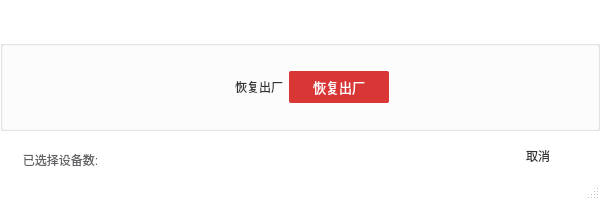
<?xml version="1.0" encoding="UTF-8"?>
<ui version="4.0">
 <class>tool_factory_reset</class>
 <widget class="QMainWindow" name="tool_factory_reset">
  <property name="geometry">
   <rect>
    <x>0</x>
    <y>0</y>
    <width>600</width>
    <height>200</height>
   </rect>
  </property>
  <property name="minimumSize">
   <size>
    <width>600</width>
    <height>200</height>
   </size>
  </property>
  <property name="maximumSize">
   <size>
    <width>600</width>
    <height>200</height>
   </size>
  </property>
  <property name="windowTitle">
   <string>恢复出厂设置</string>
  </property>
  <property name="styleSheet">
   <string notr="true">QMainWindow
{
	background-color : rgb(255, 255, 255);
}

QPushButton
{
	border : none;
}</string>
  </property>
  <widget class="QWidget" name="centralwidget">
   <widget class="QGroupBox" name="groupBox">
    <property name="geometry">
     <rect>
      <x>0</x>
      <y>40</y>
      <width>600</width>
      <height>91</height>
     </rect>
    </property>
    <property name="minimumSize">
     <size>
      <width>600</width>
      <height>0</height>
     </size>
    </property>
    <property name="maximumSize">
     <size>
      <width>600</width>
      <height>16777215</height>
     </size>
    </property>
    <property name="title">
     <string/>
    </property>
    <widget class="QWidget" name="layoutWidget">
     <property name="geometry">
      <rect>
       <x>220</x>
       <y>30</y>
       <width>169</width>
       <height>34</height>
      </rect>
     </property>
     <layout class="QHBoxLayout" name="horizontalLayout">
      <item>
       <widget class="QLabel" name="label">
        <property name="styleSheet">
         <string notr="true">color: rgb(50, 50, 51);</string>
        </property>
        <property name="text">
         <string>恢复出厂</string>
        </property>
        <property name="alignment">
         <set>Qt::AlignRight|Qt::AlignTrailing|Qt::AlignVCenter</set>
        </property>
       </widget>
      </item>
      <item>
       <widget class="QPushButton" name="pushButton">
        <property name="minimumSize">
         <size>
          <width>100</width>
          <height>32</height>
         </size>
        </property>
        <property name="maximumSize">
         <size>
          <width>100</width>
          <height>32</height>
         </size>
        </property>
        <property name="styleSheet">
         <string notr="true">/*按钮普通态*/
QPushButton
{
    
    font-size:10pt;
    /*字体颜色*/ 
	color: rgb(255, 255, 255);
 	/*背景颜色*/  
	background-color: rgb(217, 54, 54);
    /*边框圆角半径为8像素*/ 
    border-radius:2px;
	width:65px;
}
 
/*按钮停留态*/
QPushButton:hover
{
   /*背景颜色*/  
    background-color: rgb(85, 170, 255);
}
 
/*按钮按下态*/
QPushButton:pressed
{
    /*背景颜色*/  
 	background-color:rgb(170 , 255 , 255);
    /*左内边距为3像素，让按下时字向右移动3像素*/  
    padding-left:3px;
    /*上内边距为3像素，让按下时字向下移动3像素*/  
    padding-top:3px;
}</string>
        </property>
        <property name="text">
         <string>恢复出厂</string>
        </property>
        <property name="icon">
         <iconset resource="../../shuncom_qrc.qrc">
          <normaloff>:/png/shuncom_ico/png_ico/恢复出厂设置-白.png</normaloff>:/png/shuncom_ico/png_ico/恢复出厂设置-白.png</iconset>
        </property>
       </widget>
      </item>
     </layout>
    </widget>
   </widget>
   <widget class="QWidget" name="layoutWidget">
    <property name="geometry">
     <rect>
      <x>10</x>
      <y>150</y>
      <width>157</width>
      <height>19</height>
     </rect>
    </property>
    <layout class="QHBoxLayout" name="horizontalLayout_2">
     <item>
      <widget class="QLabel" name="label_2">
       <property name="styleSheet">
        <string notr="true">color: rgb(98, 98, 102);</string>
       </property>
       <property name="text">
        <string>已选择设备数:</string>
       </property>
       <property name="alignment">
        <set>Qt::AlignCenter</set>
       </property>
      </widget>
     </item>
     <item>
      <widget class="QLabel" name="label_3">
       <property name="minimumSize">
        <size>
         <width>50</width>
         <height>0</height>
        </size>
       </property>
       <property name="maximumSize">
        <size>
         <width>50</width>
         <height>16777215</height>
        </size>
       </property>
       <property name="text">
        <string/>
       </property>
      </widget>
     </item>
    </layout>
   </widget>
   <widget class="QPushButton" name="pushButton_2">
    <property name="geometry">
     <rect>
      <x>500</x>
      <y>140</y>
      <width>76</width>
      <height>32</height>
     </rect>
    </property>
    <property name="minimumSize">
     <size>
      <width>76</width>
      <height>32</height>
     </size>
    </property>
    <property name="maximumSize">
     <size>
      <width>76</width>
      <height>32</height>
     </size>
    </property>
    <property name="styleSheet">
     <string notr="true">/*按钮普通态*/
QPushButton
{

    /*字体颜色*/ 
	color: rgb(50, 50, 51);
 	/*背景颜色*/  
    background-color: rgb(255, 255, 255);
    /*边框圆角半径为8像素*/ 
    border-radius:2px;
	width:65px;
}
 
/*按钮停留态*/
QPushButton:hover
{
   /*背景颜色*/  
    background-color: rgb(85, 170, 255);
}
 
/*按钮按下态*/
QPushButton:pressed
{
    /*背景颜色*/  
 	background-color:rgb(170 , 255 , 255);
    /*左内边距为3像素，让按下时字向右移动3像素*/  
    padding-left:3px;
    /*上内边距为3像素，让按下时字向下移动3像素*/  
    padding-top:3px;
}</string>
    </property>
    <property name="text">
     <string>取消</string>
    </property>
   </widget>
  </widget>
  <widget class="QStatusBar" name="statusbar"/>
 </widget>
 <resources>
  <include location="../../shuncom_qrc.qrc"/>
 </resources>
 <connections/>
</ui>
